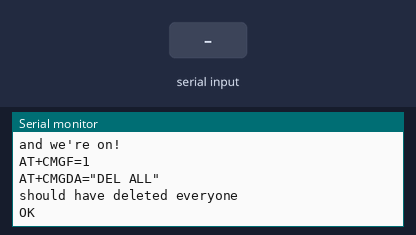
Bench run of a sketch on a simulated Arduino Leonardo, built with avr-gcc and run on an emulated ATmega32U4. Parts: the last lines printed to the serial monitor. The inputs (shaded band) are chosen by the test bench. The modem accepts every AT command (registered, SIM ready, sends succeed) and sends nothing else.

Above: at 11.2 s.
11.3 s: "1" received over the second serial link
At 12.5 s:
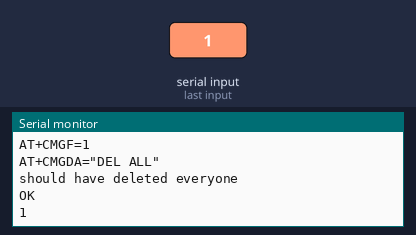
12.8 s: "0" received over the second serial link
At 13.7 s:
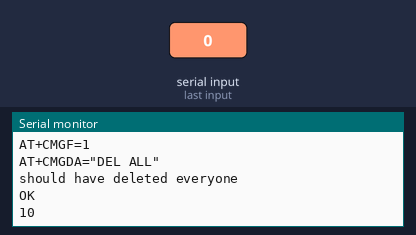

The sketch:

GSM_purge.ino
```cpp
/*
this send serial software commands to the GSM shield - on startup it purges the sim
then other commands can be sent directly through the serial monitor

 */
#include <SoftwareSerial.h>

SoftwareSerial mySerial(2, 3); // RX, TX

void setup()
{
  // Open serial communications and wait for port to open:
  Serial.begin(9600);
  while (!Serial) {
    ; // wait for serial port to connect. Needed for Leonardo only
  }


  Serial.println("and we're on!");

  // set the data rate for the SoftwareSerial port
  mySerial.begin(9600);
  mySerial.println("AT");
  delay(2000);
    Serial.println( "AT+CMGF=1" );
delay(2000);
Serial.print( "AT+CMGDA=" );
Serial.write(34);
Serial.print("DEL ALL");
Serial.write(34);
Serial.write(13);
Serial.write(10);
delay(6000);
Serial.println( "should have deleted everyone" );
}

void loop() // run over and over
{
  if (mySerial.available())
    Serial.write(mySerial.read());
  if (Serial.available())
    mySerial.write(Serial.read());
}
```

Measured:
- after the input at 11.3 s, the serial monitor: prints a new line at once (image 1)
- after the input at 12.8 s, the serial monitor: prints a new line at once (image 2)
